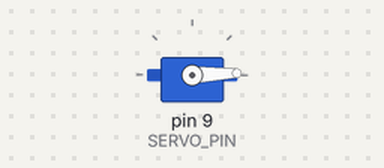
Bench run of a sketch on a simulated Arduino Uno, built with avr-gcc and run on an emulated ATmega328P. Shown: servo.

Above: at 1.05 s.
At 2.3 s:
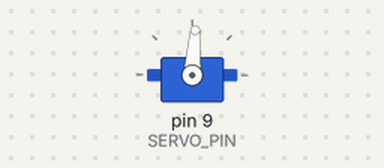
At 3.6 s:
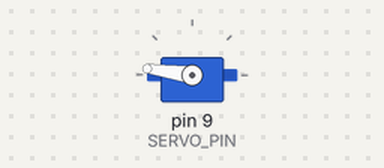
At 6.2 s:
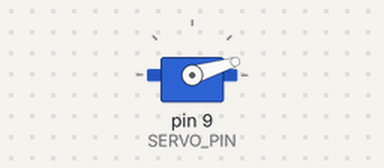
Timing chart, 0 to 8.1 s (numbered marks = the images above):
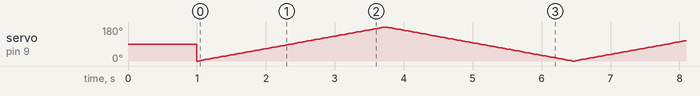

The sketch:

servoWithArduino.ino
```cpp
#include <Servo.h>

// ==================================================
// SERVO CONFIGURATION
// ==================================================

// Arduino pin connected to the servo signal wire
const int SERVO_PIN = 9;

// Create a Servo object
Servo myServo;


// ==================================================
// SETUP
// ==================================================

void setup() {

  // Attach the servo to the selected Arduino pin
  myServo.attach(SERVO_PIN);

  // Move servo to the starting position
  // Change 90 to any value between 0 and 180
  myServo.write(90);

  delay(1000);
}


// ==================================================
// MAIN LOOP
// ==================================================

void loop() {

  // ------------------------------------------------
  // Move servo from 0° to 180°
  // ------------------------------------------------

  for (int angle = 0; angle <= 180; angle++) {

    myServo.write(angle);

    // Small delay controls how fast the servo moves
    delay(15);
  }


  // ------------------------------------------------
  // Move servo from 180° back to 0°
  // ------------------------------------------------

  for (int angle = 180; angle >= 0; angle--) {

    myServo.write(angle);

    // Increase this value for slower movement
    delay(15);
  }
}
```
